Frame 1 (no input): blank canvas, image omitted
Frame 60 (no input): blank canvas, image omitted
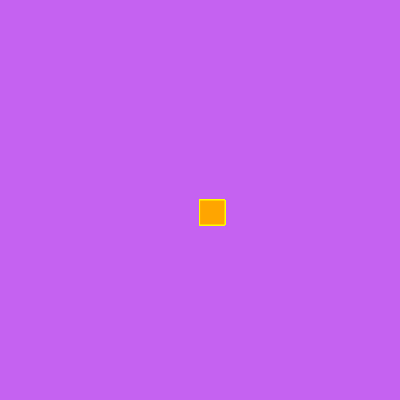
Frame 120 (the mouse pressed at the canvas centre since frame 60)

The p5.js sketch whose frames 1 and 60 were blank and that drew this single picture after the mouse press (run headless with seeded random() and noise() and a simulated clock; from frame 60 on, the mouse is pressed at the canvas centre):

// p5.js sketch
// ── sketch.js
//preparar e rodar um código
function setup() {
  createCanvas(400, 400);//criar tela
  background("rgb(197,98,241)");
}

//responsável por desenhar
function draw() {
  stroke ("yellow");
  fill ("orange");
  
  if(mouseIsPressed){
    rect(mouseX,mouseY,25,25);
  }
}
